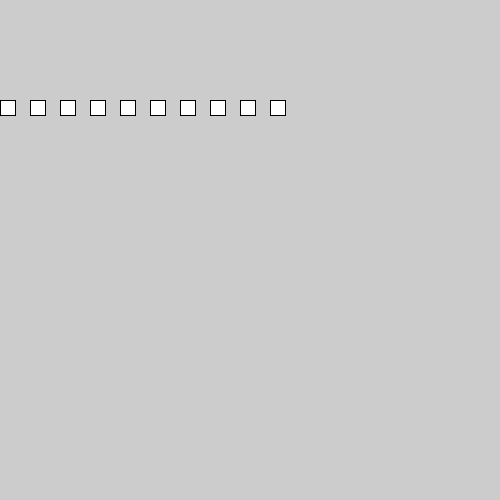
Frame 1 (no input)
Frame 60 (the mouse pressed at the canvas centre just before this capture): identical to frame 1, image omitted
Frame 120 (the mouse held since frame 60 and released just before this capture): identical to frame 1, image omitted

The Processing sketch that drew this single still picture (run headless with seeded random() and noise(); from frame 60 on, the mouse is pressed at the canvas centre):

// Processing sketch: basic_loop_example
// ── basic_loop_example.pde
void setup() {
  size(500, 500);
}

void draw() {
  //this loop will run 10 times
  for(int i=0; i<10; i++) {
    //"hello" will print 10 times
    println("hello");
    //10 rects will be drawn in a horizontal row
    rect(i*30, 100, 15, 15);
  }

}
